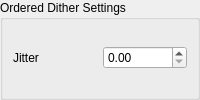
             <widget class="QWidget" name="pageORD">
              <property name="sizePolicy">
               <sizepolicy hsizetype="Preferred" vsizetype="Minimum">
                <horstretch>0</horstretch>
                <verstretch>0</verstretch>
               </sizepolicy>
              </property>
              <property name="minimumSize">
               <size>
                <width>0</width>
                <height>60</height>
               </size>
              </property>
              <layout class="QGridLayout" name="gridLayout_14" rowstretch="0">
               <property name="leftMargin">
                <number>0</number>
               </property>
               <property name="topMargin">
                <number>0</number>
               </property>
               <property name="rightMargin">
                <number>0</number>
               </property>
               <property name="bottomMargin">
                <number>0</number>
               </property>
               <property name="spacing">
                <number>0</number>
               </property>
               <item row="0" column="0">
                <widget class="QGroupBox" name="ORD_groupBox">
                 <property name="enabled">
                  <bool>true</bool>
                 </property>
                 <property name="title">
                  <string>Ordered Dither Settings</string>
                 </property>
                 <layout class="QGridLayout" name="gridLayout_4">
                  <property name="leftMargin">
                   <number>10</number>
                  </property>
                  <property name="topMargin">
                   <number>8</number>
                  </property>
                  <property name="rightMargin">
                   <number>10</number>
                  </property>
                  <property name="bottomMargin">
                   <number>10</number>
                  </property>
                  <item row="0" column="0">
                   <widget class="QLabel" name="label_22">
                    <property name="text">
                     <string>Jitter</string>
                    </property>
                   </widget>
                  </item>
                  <item row="0" column="1">
                   <widget class="QDoubleSpinBox" name="ORD_jitter">
                    <property name="toolTip">
                     <string>introduces randomness into the dithering</string>
                    </property>
                    <property name="keyboardTracking">
                     <bool>false</bool>
                    </property>
                    <property name="maximum">
                     <double>1.000000000000000</double>
                    </property>
                    <property name="singleStep">
                     <double>0.010000000000000</double>
                    </property>
                   </widget>
                  </item>
                 </layout>
                </widget>
               </item>
              </layout>
             </widget>
